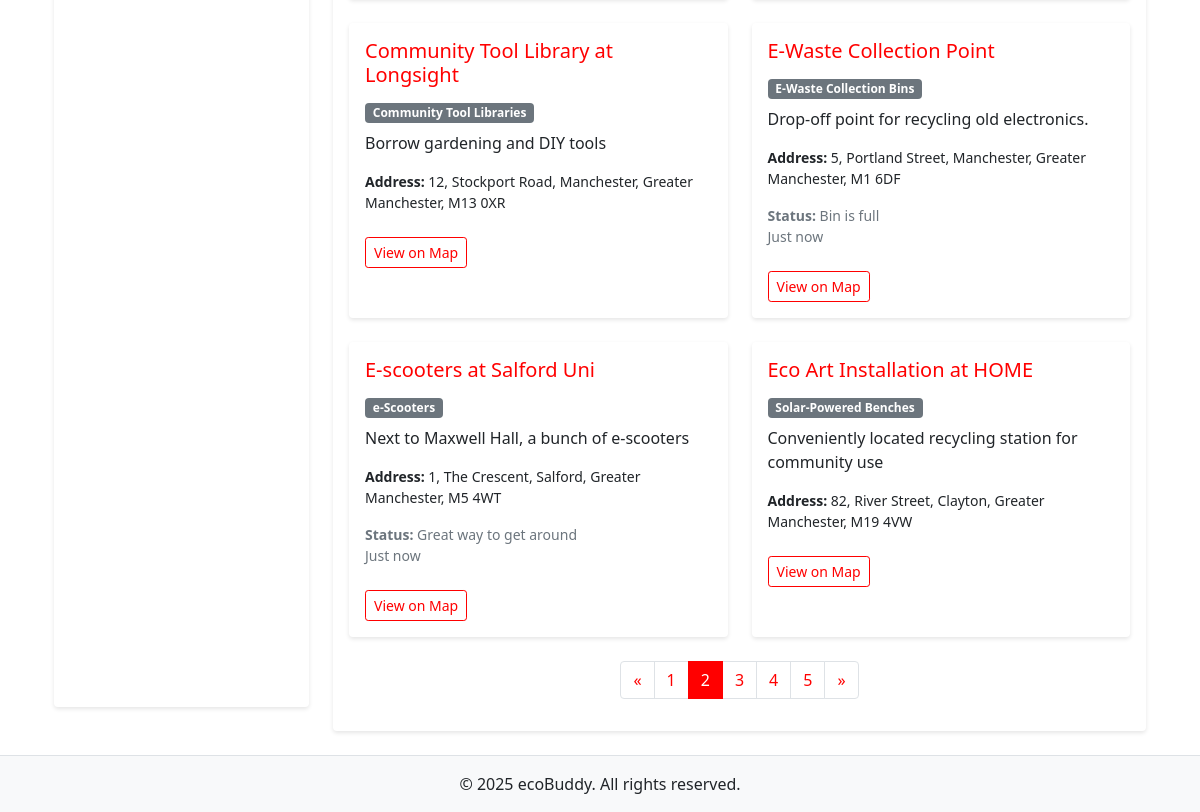
The page /map.php?page=2 (lower part) on the database as committed earlier.
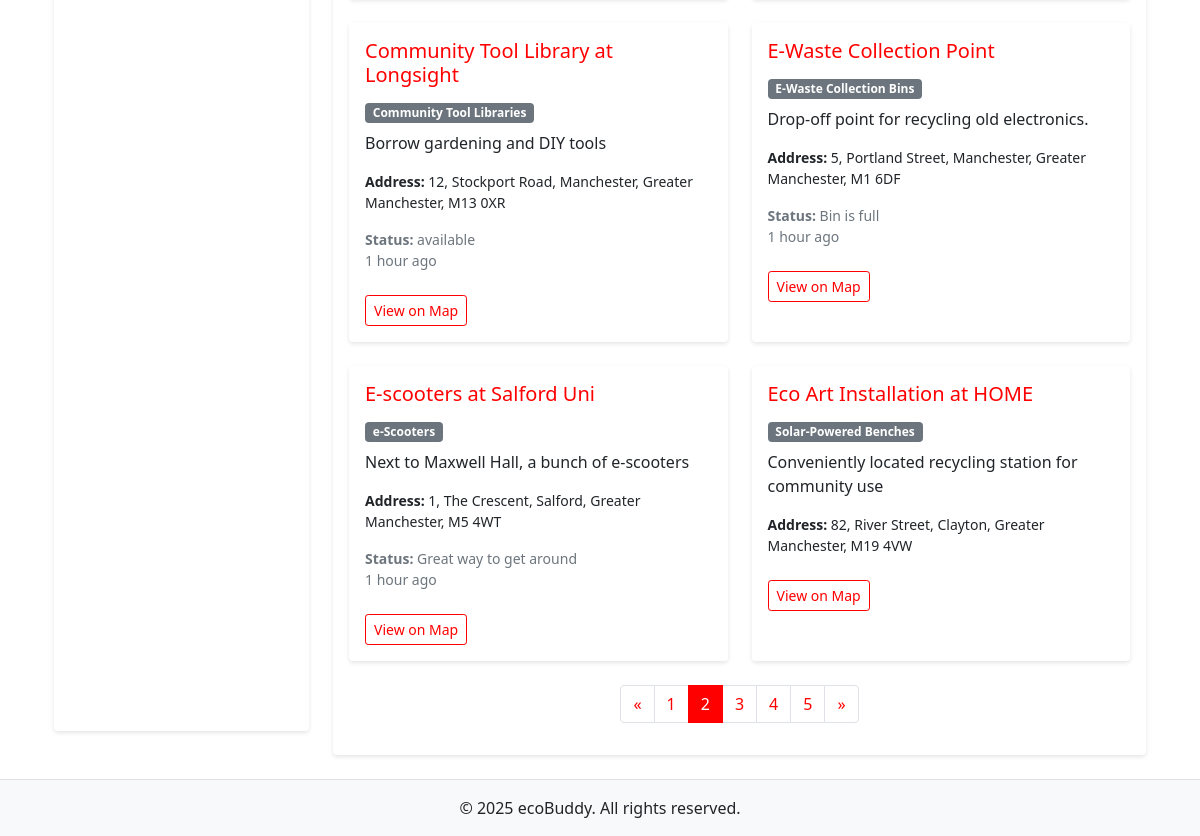
The same page on the database as committed later.
### tables this page shows
CREATE TABLE ecoFacilities (
                               id INTEGER PRIMARY KEY AUTOINCREMENT NOT NULL UNIQUE,
                               title VARCHAR(50) NOT NULL,
                               category INTEGER,
                               description VARCHAR(150) NOT NULL,
                               houseNumber VARCHAR(50),
                               streetName VARCHAR(50),
                               county VARCHAR(50),
                               town VARCHAR(50),
                               postcode VARCHAR(7) NOT NULL,
                               lng FLOAT NOT NULL,
                               lat FLOAT NOT NULL,
                               contributor INTEGER,
                               FOREIGN KEY (category) REFERENCES ecoCategories(id),
                               FOREIGN KEY (contributor) REFERENCES ecoUser(id)
);

CREATE TABLE "ecoCategories"
(
	id INTEGER not null
		primary key
		unique,
	name VARCHAR(50) not null
		unique
);

CREATE TABLE "ecoFacilityStatus" (
                                       id INTEGER PRIMARY KEY AUTOINCREMENT,
                                       facilityId INTEGER NOT NULL,
                                       userId INTEGER NOT NULL DEFAULT 1,
                                       statusComment TEXT NOT NULL,
                                       timestamp DATETIME DEFAULT CURRENT_TIMESTAMP,
                                       FOREIGN KEY (facilityId) REFERENCES ecoFacilities(id) ON DELETE CASCADE,
                                       FOREIGN KEY (userId) REFERENCES ecoUser(id) ON DELETE SET DEFAULT
);

### map.php (called while the page is built, shortened)
<?php
require_once('Models/EcoFacilitySet.php');
require_once('Models/CategorySet.php');
require_once('Models/FacilityStatusSet.php');
$view = new stdClass();
$view->pageTitle = 'Facility Map';
$facilitySet = new EcoFacilitySet();
$categorySet = new CategorySet();
$statusSet = new FacilityStatusSet();
$page = isset($_GET['page']) ? max(1, intval($_GET['page'])) : 1;
$limit = 10;
$view->searchTerm = isset($_GET['searchTerm'])
    ? filter_var($_GET['searchTerm'], FILTER_SANITIZE_FULL_SPECIAL_CHARS)
    : '';
$view->selectedCategory = isset($_GET['category'])
    ? filter_var($_GET['category'], FILTER_SANITIZE_NUMBER_INT)
    : null;
$view->selectedTown = isset($_GET['town'])
    ? filter_var($_GET['town'], FILTER_SANITIZE_FULL_SPECIAL_CHARS)
    : '';
$view->selectedCounty = isset($_GET['county'])
    ? filter_var($_GET['county'], FILTER_SANITIZE_FULL_SPECIAL_CHARS)
    : '';
$additionalFilters = [
    'town' => $view->selectedTown,
    'county' => $view->selectedCounty
];
$view->facilities = $facilitySet->searchFacilities(
    $view->searchTerm,
    $view->selectedCategory,
    $page,
    $limit,
    $additionalFilters
);
$view->totalResults = $facilitySet->getTotalCount(
    $view->searchTerm,
    $view->selectedCategory,
    $additionalFilters
);
$view->currentPage = $page;
$view->totalPages = ceil($view->totalResults / $limit);
$view->statuses = [];
foreach ($view->facilities as $facility) {
    $status = $statusSet->getStatusForFacility($facility->getId());
    if ($status) {
        $view->statuses[$facility->getId()] = $status;
    }
}
$view->categories = $categorySet->fetchAllCategories();
$view->towns = $facilitySet->getUniqueTowns();
$view->counties = $facilitySet->getUniqueCounties();
require_once('Views/map.phtml');

### Models/Database.php (called while the page is built, shortened)
<?php
class Database {
    private static $instance = null;
    private $dbConnection;
    private function __construct() {
        try {
            $this->dbConnection = new PDO('sqlite:' . __DIR__ . '/../db/ecobuddy.sqlite');
            $this->dbConnection->setAttribute(PDO::ATTR_ERRMODE, PDO::ERRMODE_EXCEPTION);
        }
        catch (PDOException $e) {
            echo "Database Connection Error: " . $e->getMessage();
            exit();
        }
    }
    public static function getInstance() {
        if (self::$instance === null) {
            self::$instance = new self();
        }
        return self::$instance;
    }
    public function getdbConnection() {
        return $this->dbConnection;
    }
}

### Models/FacilityStatusSet.php (called while the page is built, shortened)
<?php
require_once('Database.php');
require_once('FacilityStatus.php');
class FacilityStatusSet {
    protected $_dbHandle;
    public function __construct() {
        $this->_dbInstance = Database::getInstance();
        $this->_dbHandle = $this->_dbInstance->getdbConnection();
    }
    public function getStatusForFacility(int $facilityId): ?FacilityStatus {
        $sql = "SELECT * FROM ecoFacilityStatus
                WHERE facilityId = :facilityId
                ORDER BY timestamp DESC, id DESC
                LIMIT 1";
        $statement = $this->_dbHandle->prepare($sql);
        $statement->bindParam(':facilityId', $facilityId, PDO::PARAM_INT);
        $statement->execute();
        $row = $statement->fetch(PDO::FETCH_ASSOC);
        if ($row) {
            return new FacilityStatus($row);
        }
        return null;
    }
}

### Models/EcoFacilitySet.php (called while the page is built, shortened)
<?php
require_once('Database.php');
require_once('EcoFacility.php');
class EcoFacilitySet {
    protected $_dbHandle;
    public function __construct() {
        $this->_dbInstance = Database::getInstance();
        $this->_dbHandle = $this->_dbInstance->getdbConnection();
    }
    public function searchFacilities(
        $searchTerm = '',
        $category = null,
        $page = 1,
        $perPage = 10,
        $additionalFilters = [],
        $sortBy = 'title',
        $sortDir = 'asc'
    ) {
        $offset = ($page - 1) * $perPage;
        $allowedSortFields = ['title', 'category', 'town', 'county', 'postcode'];
        $sortDir = strtolower($sortDir) === 'desc' ? 'DESC' : 'ASC';
        $sql = 'SELECT * FROM ecoFacilities WHERE 1=1';
        $params = [];
        $sql .= " ORDER BY $sortBy $sortDir LIMIT :limit OFFSET :offset";
        $statement = $this->_dbHandle->prepare($sql);
        $statement->bindValue(':limit', $perPage, PDO::PARAM_INT);
        $statement->bindValue(':offset', $offset, PDO::PARAM_INT);
        $statement->execute();
        $dataSet = [];
        while ($row = $statement->fetch()) {
            $dataSet[] = new EcoFacility($row);
        }
        return $dataSet;
    }
}

### Models/EcoFacility.php (called while the page is built, shortened)
<?php
class EcoFacility {
    protected $_id;
    protected $_title;
    protected $_description;
    protected $_houseNumber;
    protected $_streetName;
    protected $_county;
    protected $_town;
    protected $_postcode;
    public function __construct($dbRow) {
        $this->_id = $dbRow['id'];
        $this->_title = $dbRow['title'];
        $this->_description = $dbRow['description'];
        $this->_houseNumber = $dbRow['houseNumber'];
        $this->_streetName = $dbRow['streetName'];
        $this->_county = $dbRow['county'];
        $this->_town = $dbRow['town'];
        $this->_postcode = $dbRow['postcode'];
    }
    public function getId() { return $this->_id; }
    public function getTitle() { return $this->_title; }
    public function getDescription() { return $this->_description; }
    public function getFullAddress() {
        return implode(", ", array_filter([
            $this->_houseNumber,
            $this->_streetName,
            $this->_town,
            $this->_county,
            $this->_postcode
        ]));
    }
}

### Models/CategorySet.php (called while the page is built, shortened)
<?php
require_once('Database.php');
class Category {
    protected $_name;
    public function __construct($dbRow) {
        $this->_name = $dbRow['name'];
    }
    public function getName() { return $this->_name; }
}
class CategorySet {
    protected $_dbHandle;
    public function __construct() {
        $this->_dbInstance = Database::getInstance();
        $this->_dbHandle = $this->_dbInstance->getdbConnection();
    }
    public function fetchAllCategories() {
        $sqlQuery = 'SELECT * FROM ecoCategories ORDER BY name';
        $statement = $this->_dbHandle->prepare($sqlQuery);
        $statement->execute();
        $dataSet = [];
        while ($row = $statement->fetch()) {
            $dataSet[] = new Category($row);
        }
        return $dataSet;
    }
}

### Models/FacilityStatus.php (called while the page is built, shortened)
<?php
class FacilityStatus {
    protected $_comment;
    protected $_timestamp;
    public function __construct($dbRow) {
        $this->_comment = $dbRow['statusComment'];
        $this->_timestamp = $dbRow['timestamp'] ?? date('Y-m-d H:i:s');
    }
    public function getComment(): string {
        return $this->_comment;
    }
    public function getTimeElapsed(): string {
        $datetime = new DateTime($this->_timestamp);
        $now = new DateTime();
        $interval = $now->diff($datetime);
        if ($interval->days > 0) {
            return $interval->days . ' day' . ($interval->days > 1 ? 's' : '') . ' ago';
        } elseif ($interval->h > 0) {
            return $interval->h . ' hour' . ($interval->h > 1 ? 's' : '') . ' ago';
        } elseif ($interval->i > 0) {
            return $interval->i . ' minute' . ($interval->i > 1 ? 's' : '') . ' ago';
        } else {
            return 'Just now';
        }
    }
}

### Views/map.phtml (the view, shortened to what the rows shown need)
<?php require('template/header.phtml') ?>
    <div class="container-fluid mt-4">
        <div class="row">
            <div class="col-lg-9 col-md-8">
                <div class="card">
                    <div class="card-body">
                        <?php if (count($view->facilities) > 0): ?>
                            <div class="row row-cols-1 row-cols-md-2 g-4" id="searchResults">
                                <?php foreach ($view->facilities as $facility): ?>
                                    <div class="col">
                                        <div class="card h-100 facility-item" data-facility-id="<?php echo $facility->getId(); ?>">
                                            <div class="card-body">
                                                <h5 class="card-title text-red"><?php echo htmlspecialchars($facility->getTitle()); ?></h5>
                                                <?php
                                                $categoryName = "Unknown";
                                                foreach ($view->categories as $category) {
                                                    if ($category->getId() == $facility->getCategory()) {
                                                        $categoryName = $category->getName();
                                                        break;
                                                    }
                                                }
                                                ?>
                                                <span class="badge bg-secondary mb-2"><?php echo htmlspecialchars($categoryName); ?></span>
                                                <p class="card-text"><?php echo htmlspecialchars($facility->getDescription()); ?></p>
                                                <p class="card-text small">
                                                    <strong>Address:</strong> <?php echo htmlspecialchars($facility->getFullAddress()); ?>
                                                </p>
                                                <?php if (isset($view->statuses[$facility->getId()])): ?>
                                                    <p class="card-text small text-muted">
                                                        <strong>Status:</strong> <?php echo htmlspecialchars($view->statuses[$facility->getId()]->getComment()); ?>
                                                        <span class="d-block"><?php echo $view->statuses[$facility->getId()]->getTimeElapsed(); ?></span>
                                                    </p>
                                                <?php endif; ?>
                                                <button class="btn btn-sm btn-outline-primary mt-2 view-on-map-btn">
                                                    View on Map
                                                </button>
                                            </div>
                                        </div>
                                    </div>
                                <?php endforeach; ?>
                            </div>
                        <?php else: ?>
                            <div class="alert alert-info">
                                No facilities found matching your criteria.
                            </div>
                        <?php endif; ?>
                    </div>
                </div>
            </div>
        </div>
    </div>
    <link rel="stylesheet" href="https://unpkg.com/leaflet@1.7.1/dist/leaflet.css" />
    <link rel="stylesheet" href="https://unpkg.com/leaflet.markercluster@1.4.1/dist/MarkerCluster.css" />
    <link rel="stylesheet" href="https://unpkg.com/leaflet.markercluster@1.4.1/dist/MarkerCluster.Default.css" />
<?php require('template/footer.phtml') ?>

Rows that differ between the two databases and show on the page:
shown differently, row unchanged: ecofacilities "Community Tool Library at Longsight": id.statusComment (not shown) → "available"; id.timestamp (not shown) → "1 hour ago"
changed through a linked row, ecofacilities "E-Waste Collection Point": id.timestamp "Just now" → "1 hour ago"
changed through a linked row, ecofacilities "E-scooters at Salford Uni": id.timestamp "Just now" → "1 hour ago"
